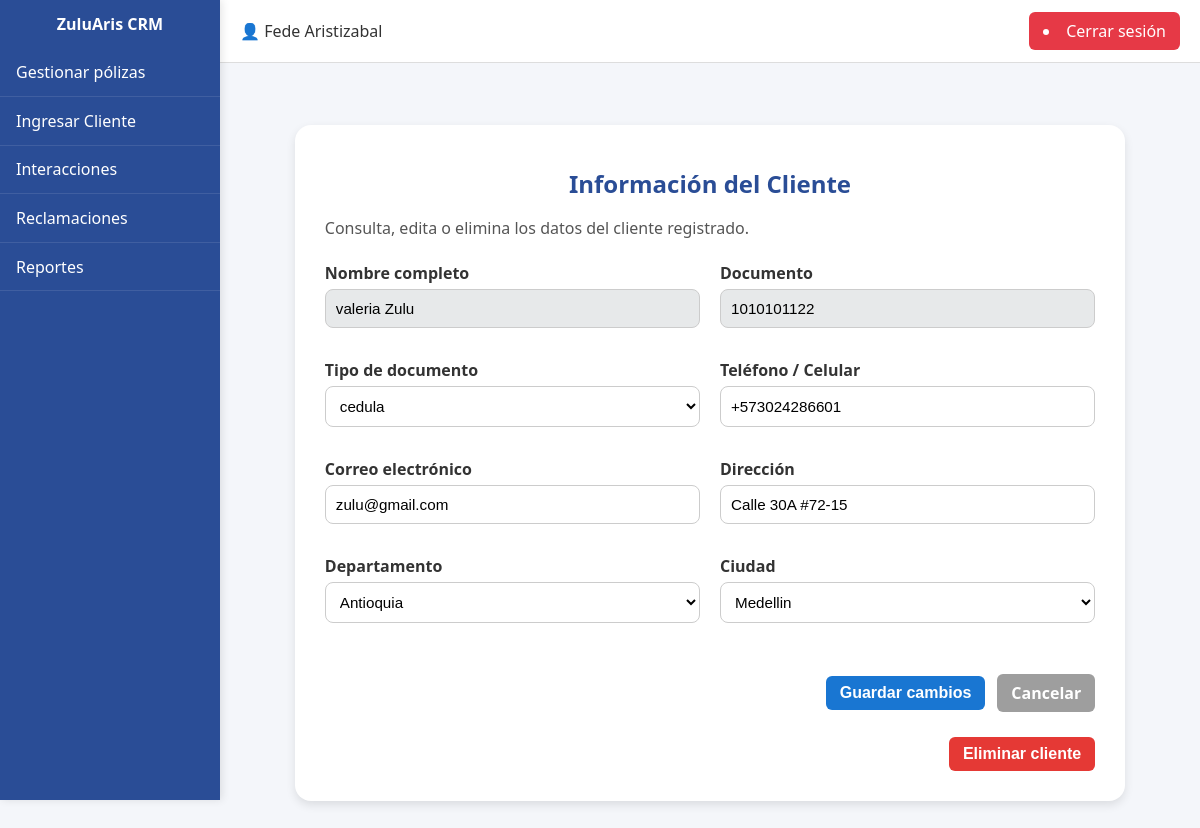
Page /clientes/1010101122/ (signed in) on the committed database.
### CRM/models.py (models this page shows)
class Clientes(models.Model):
    dni = models.CharField(max_length=50, primary_key=True)
    id_tipo_dni = models.ForeignKey(Tipo_DNI, on_delete=models.CASCADE)
    nombre = models.CharField(max_length=200)
    direccion = models.CharField(max_length=200, blank=True, null=True)
    id_ciudad = models.ForeignKey(Ciudades, on_delete=models.CASCADE)
    telefono = models.CharField(max_length=50, blank=True, null=True)
    celular = models.CharField(max_length=50)
    correo = models.EmailField(blank=True, null=True)
    asesor = models.ForeignKey("Usuarios", on_delete=models.SET_NULL, null=True, blank=True, related_name="clientes")
    class Meta:
        db_table = "clientes"

class Tipo_DNI(models.Model):
    id = models.AutoField(primary_key=True)
    nombre = models.CharField(max_length=50, unique=True)
    class Meta:
        db_table = "Tipo_DNI"

class Departamentos(models.Model):
    id = models.AutoField(primary_key=True)
    descripcion = models.CharField(max_length=50, unique=True)
    class Meta:
        db_table = "departamentos"

class Ciudades(models.Model):
    id = models.AutoField(primary_key=True)
    descripcion = models.CharField(max_length=50, unique=True)
    id_departamento = models.ForeignKey(Departamentos, on_delete=models.CASCADE)
    class Meta:
        db_table = "ciudades"

### CRM/views.py (the view, shortened to what this page needs)
# urls.py: path('clientes/<str:dni>/', CRM.views.detalle_cliente, name='detalle_cliente'),
def detalle_cliente(request, dni):
    if not request.user.is_authenticated:
        messages.error(request, "Debes iniciar sesión.")
        return redirect("/login")
    try:
        asesor = Usuarios.objects.get(user=request.user)
    except Usuarios.DoesNotExist:
        messages.error(request, "Tu perfil no está asociado correctamente.")
        return redirect("/")
    cliente = get_object_or_404(Clientes, dni=dni, asesor__empresa=asesor.empresa)
    poliza = Polizas.objects.filter(dni_cliente=cliente).order_by("-fecha_inicio").first()
    tipos_dni = Tipo_DNI.objects.all()
    departamentos = Departamentos.objects.all()
    ciudades = Ciudades.objects.filter(id_departamento=cliente.id_ciudad.id_departamento)
    context = {
        "cliente": cliente,
        "poliza": poliza,
        "tipos_dni": tipos_dni,
        "departamentos": departamentos,
        "ciudades": ciudades,
    }
    return render(request, "cliente_detalle.html", context)

### CRM/templates/cliente_detalle.html (shortened to what this page needs)
{% extends 'layout_form_base.html' %}
{% load static %}
{% block form_content %}
<h2 class="titulo-seccion">Información del Cliente</h2>
<p class="descripcion-seccion">Consulta, edita o elimina los datos del cliente registrado.</p>
<form method="POST" class="panel-formulario">
    <div class="grupo-doble">
        <div class="form-group">
            <label for="nombre">Nombre completo</label>
            <input type="text" name="nombre" id="nombre"
                   value="{{ cliente.nombre }}" readonly
                   style="background-color: #e7e9ea;">
        </div>
        <div class="form-group">
            <label for="dni">Documento</label>
            <input type="text" name="dni" id="dni"
                   value="{{ cliente.dni }}" readonly
                   style="background-color: #e7e9ea;">
        </div>
    </div>
    <div class="grupo-doble">
        <div class="form-group">
            <label for="tipo_dni">Tipo de documento</label>
            <select name="tipo_dni" id="tipo_dni" required>
                {% for tipo in tipos_dni %}
                    <option value="{{ tipo.id }}"
                            {% if cliente.id_tipo_dni.id == tipo.id %}selected{% endif %}>
                        {{ tipo.nombre }}
                    </option>
                {% endfor %}
            </select>
        </div>
        <div class="form-group">
            <label for="telefono">Teléfono / Celular</label>
            <input type="text" name="telefono" id="telefono"
                   value="{{ cliente.celular }}">
        </div>
    </div>
    <div class="grupo-doble">
        <div class="form-group">
            <label for="correo">Correo electrónico</label>
            <input type="email" name="correo" id="correo"
                   value="{{ cliente.correo|default:'' }}">
        </div>
        <div class="form-group">
            <label for="direccion">Dirección</label>
            <input type="text" name="direccion" id="direccion"
                   value="{{ cliente.direccion|default:'' }}">
        </div>
    </div>
    <div class="grupo-doble">
        <div class="form-group">
            <label for="departamento">Departamento</label>
            <select name="departamento" id="departamento">
                {% for dep in departamentos %}
                    <option value="{{ dep.id }}"
                            {% if cliente.id_ciudad.id_departamento.id == dep.id %}selected{% endif %}>
                        {{ dep.descripcion }}
                    </option>
                {% endfor %}
            </select>
        </div>
        <div class="form-group">
            <label for="ciudad">Ciudad</label>
            <select name="ciudad" id="ciudad">
                {% for c in ciudades %}
                    <option value="{{ c.id }}"
                            {% if cliente.id_ciudad.id == c.id %}selected{% endif %}>
                        {{ c.descripcion }}
                    </option>
                {% endfor %}
            </select>
        </div>
    </div>
    <div class="acciones-formulario">
        <button type="submit" class="btn-guardar">Guardar cambios</button>
        <a href="{% url 'gestionar_clientes' %}" class="btn-cancelar">Cancelar</a>
    </div>
</form>
<form method="POST" action="{% url 'eliminar_cliente' cliente.dni %}"
      onsubmit="return confirm('¿Estás seguro de eliminar este cliente?')"
      class="form-eliminar">
    <div class="acciones-formulario eliminar">
        <button type="submit" class="btn-eliminar">Eliminar cliente</button>
    </div>
</form>
{% endblock %}

### CRM/templates/layout_panel.html (shortened to what this page needs)
{% load static %}
<!DOCTYPE html>
<html lang="es">
<head>
    {% load static %}
    <link rel="stylesheet" href="{% static 'styles/globalstyles.css' %}">
</head>
<body>
    <div class="container">
        <aside class="sidebar">
            <div class="logo">ZuluAris CRM</div>
            <nav>
                <ul>
                    <li><a href="/gestionar/">Gestionar pólizas</a></li>
                    <li><a href="/client_form/">Ingresar Cliente</a></li>
                    <li><a href="/interacciones/">Interacciones</a></li>
                    <li><a href="/reclamaciones/">Reclamaciones</a></li>
                    <li><a href="/reportes/">Reportes</a></li>
                </ul>
            </nav>
        </aside>
        <main class="main-content">
            <header class="navbar">
                <div class="navbar-left">
                    <span class="user">👤 {{ request.user.first_name }} {{ request.user.last_name }}</span>
                </div>
                <div class="navbar-right">
                    <li class="btn-logout">
                        <a href="/logout/">Cerrar sesión</a>
                    </li>
                </div>
            </header>
            <section class="content">
                {% block content %}
                {% endblock %}
            </section>
        </main>
    </div>
</body>
</html>

### CRM/static/styles/globalstyles.css (style rules this page uses)
body { margin: 0; font-family: 'Ubuntu', sans-serif; background-color: #f9fafb; color: #1e293b; }
a { text-decoration: none; color: inherit; }
h1, h2, h3, h4 { margin: 0.5em 0; }
h2 { color: #2a4d96 }
p { margin-bottom: 17px; line-height: 1.6; font-size: 16px; text-align: justify; }
.form-group { display: flex; flex-direction: column; margin-bottom: 1rem; width: 100%; }
.form-group label { font-weight: 600; margin-bottom: 0.25rem; color: #1e3a8a; }
.form-group input { padding: 0.6rem; border: 1px solid #d1d5db; border-radius: 6px; transition: all 0.3s ease; }
body { margin: 0; font-family: 'Segoe UI', sans-serif; background-color: #f4f6fa; }
.container { display: flex; height: 100vh; }
.sidebar { width: 220px; background-color: #2a4d96; color: #fff; display: flex; flex-direction: column; }
.logo { font-weight: bold; text-align: center; padding: 6%; }
.sidebar nav ul { list-style: none; padding: 0; margin: 0; }
.sidebar nav ul li { border-bottom: 1px solid rgba(255, 255, 255, 0.1); }
.sidebar nav ul li a { display: block; color: #fff; padding: 0.8rem 1rem; text-decoration: none; transition: background 0.3s; }
.main-content { flex: 1; display: flex; flex-direction: column; }
.navbar { background-color: #fff; border-bottom: 1px solid #ddd; padding: 0.8rem 1.5rem; display: flex; justify-content: flex-end; align-items: center; }
.user { font-weight: 500; }
.content { padding: 2rem; }
.sidebar { background-color: #2a4d96; color: #fff; width: 220px; height: 100vh; display: flex; flex-direction: column; box-shadow: 2px 0 8px rgba(0, 0, 0, 0.1); position: fixed; top: 0; left: 0; z-index: 100; }
.main-content { margin-left: 220px; display: flex; flex-direction: column; min-height: 100vh; }
.user { font-weight: 600; color: #2a4d96; }
.grupo-doble { display: flex; gap: 1rem; }
.grupo-doble input, .grupo-doble select { flex: 1; }
.acciones-formulario { display: flex; justify-content: flex-end; gap: 1rem; margin-top: 1.2rem; }
.titulo-seccion { color: #244a8d; text-align: center; font-weight: 600; margin-bottom: 2rem; }
form { display: flex; flex-direction: column; gap: 15px; margin-top: 15px; }
label { font-weight: 600; color: #1e3a8a; }
input { padding: 10px; border: 1px solid #cbd5e1; border-radius: 6px; font-size: 14px; background-color: #fff; transition: border 0.2s ease; }
.form-group { flex: 1; display: flex; flex-direction: column; }
input, select { padding: 10px; border: 1px solid #cbd5e1; border-radius: 6px; font-size: 14px; background-color: #fff; transition: border 0.2s ease; }
.navbar { display: flex; justify-content: space-between; align-items: center; background-color: #ffffff; padding: 12px 20px; border-bottom: 1px solid #ddd; }
.btn-logout { background-color: #e63946; color: #fff; border: none; padding: 8px 14px; border-radius: 6px; cursor: pointer; font-weight: 500; transition: background-color 0.3s ease; }
.user { font-weight: 500; color: #333; }
.descripcion-seccion { color: #555; margin-bottom: 20px; }
.grupo-doble { display: flex; gap: 20px; }
.form-group label { font-weight: 600; margin-bottom: 5px; color: #333; }
.form-group input, .form-group select, textarea { border: 1px solid #ccc; border-radius: 8px; padding: 10px; font-size: 0.95em; transition: border 0.3s; max-height: 42px; }
.acciones-formulario { margin-top: 20px; display: flex; gap: 15px; }
.titulo-seccion { font-size: 24px; color: #2a4d96; font-weight: bold; margin-bottom: 10px; }
.panel-formulario { display: flex; flex-direction: column; gap: 15px; }
.btn-guardar { background-color: #1976d2; color: #fff; border: none; padding: 8px 14px; border-radius: 6px; cursor: pointer; font-weight: 500; transition: background-color 0.3s ease; font-weight: bold; font-size: 16px; height: 100%; }
.btn-cancelar { background-color: #9e9e9e; color: #fff; border: none; padding: 8px 14px; border-radius: 6px; cursor: pointer; font-weight: 500; transition: background-color 0.3s ease; font-size: 16px; font-style: bold; font-weight: bold; height: 100%; }
.btn-eliminar { background-color: #e53935; color: #fff; border: none; padding: 8px 14px; border-radius: 6px; cursor: pointer; font-weight: 500; transition: background-color 0.3s ease; font-weight: bold; font-size: 16px; height: 100%; }
.acciones-formulario { display: flex; justify-content: flex-end; align-items: center; gap: 12px; margin-top: 20px; flex-wrap: wrap; }
.acciones-formulario.eliminar { justify-content: flex-end; margin-top: 10px; }

### rows in the picture
Clientes: nombre "valeria Zulu", dni "1010101122", tipo_dni "cedula", telefono "+573024286601", correo "zulu@gmail.com", direccion "Calle 30A #72-15", departamento "Antioquia", ciudad "Medellin"

### other values in the picture
{{ request.user.first_name }} "Fede"
{{ request.user.last_name }} "Aristizabal"
